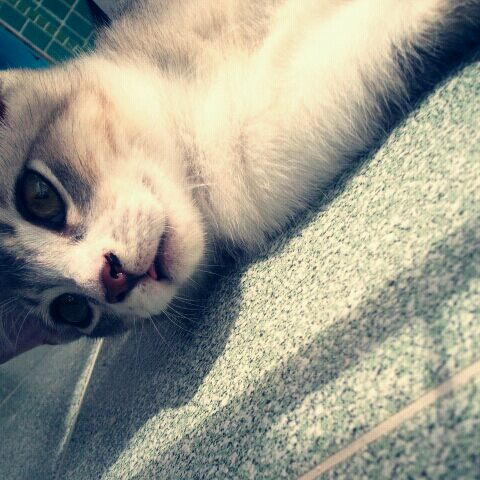
#> input picture 03/images/cat.jpg, 480 x 480 px
$ jupyter execute mosaic.ipynb
#> lines starting #> are read from the running program, lines starting #| are printed output that depends on the picture
#> further down, img is the input picture: shape (480, 480, 3); mean B, G, R 140.2, 154, 154
# モザイク処理

## OpenCVを使ってモザイクをかける

[cell 1]
import cv2

def mosaic(img, rect, size):
    # モザイクをかける領域を取得
#> called with rect = (50, 50, 450, 450), size = 10
    (x1, y1, x2, y2) = rect
    w = x2 - x1
    h = y2 - y1
    i_rect = img[y1:y2, x1:x2]

    # 一度拡大して縮小
    i_small = cv2.resize(i_rect, (size, size))
    i_mos = cv2.resize(i_small, (w, h), interpolation=cv2.INTER_AREA)

    # 画像にモザイク画像を重ねる
    img2 = img.copy()
    img2[y1:y2, x1:x2] = i_mos
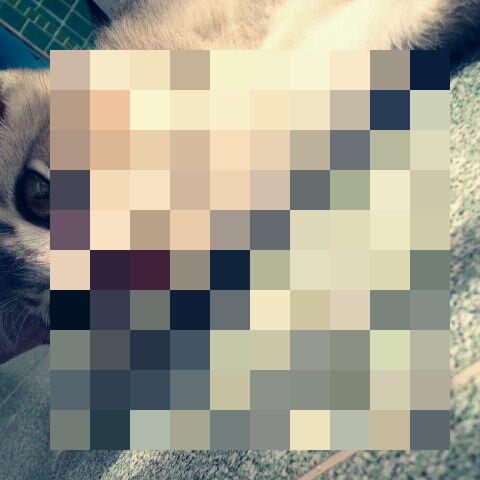
#> img2: shape (480, 480, 3); mean B, G, R 141, 155, 155.9
    return img2

cv2.resize()のinterpolation=cv2.INTER_AREAは画像を元の画像の領域からピクセルを選択し, あ新しいサイズのピクセルに対応するように合成する.

[cell 2]
import matplotlib.pyplot as plt
import cv2

# 画像を読み込んでモザイクをかける
img = cv2.imread("../images/cat.jpg")
mos = mosaic(img, (50, 50, 450, 450), 10)

cv2.imwrite("../images/cat-mosaic.png", mos)
plt.imshow(cv2.cvtColor(mos, cv2.COLOR_BGR2RGB))
plt.show()

## 人間の顔に自動でモザイクをかける

[cell 3]
import matplotlib.pyplot as  plt
import cv2

# カスケードファイルを指定して分類機を作成
cascade_file = "../dataset/haarcascade_frontalface_alt.xml"
cascade = cv2.CascadeClassifier(cascade_file)


# 画像をグレースケールに変換
img = cv2.imread("../images/family.jpg")
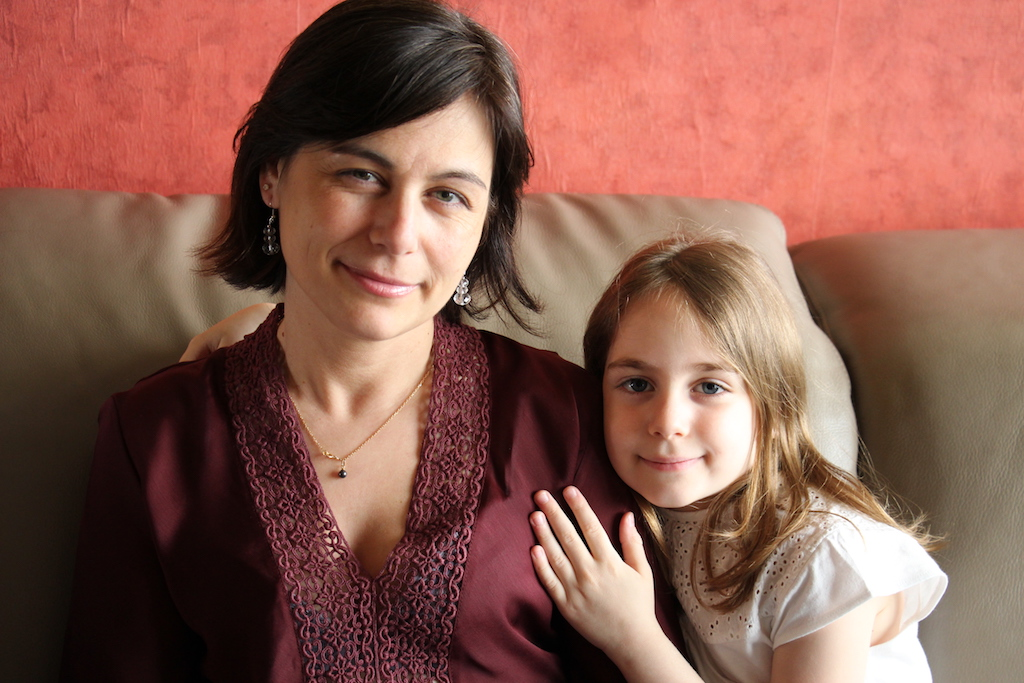
#> input picture 03/images/family.jpg, 1024 x 683 px
#> img is the input picture: shape (683, 1024, 3); mean B, G, R 81.1, 93.8, 140
img_gray = cv2.cvtColor(img, cv2.COLOR_BGR2GRAY)
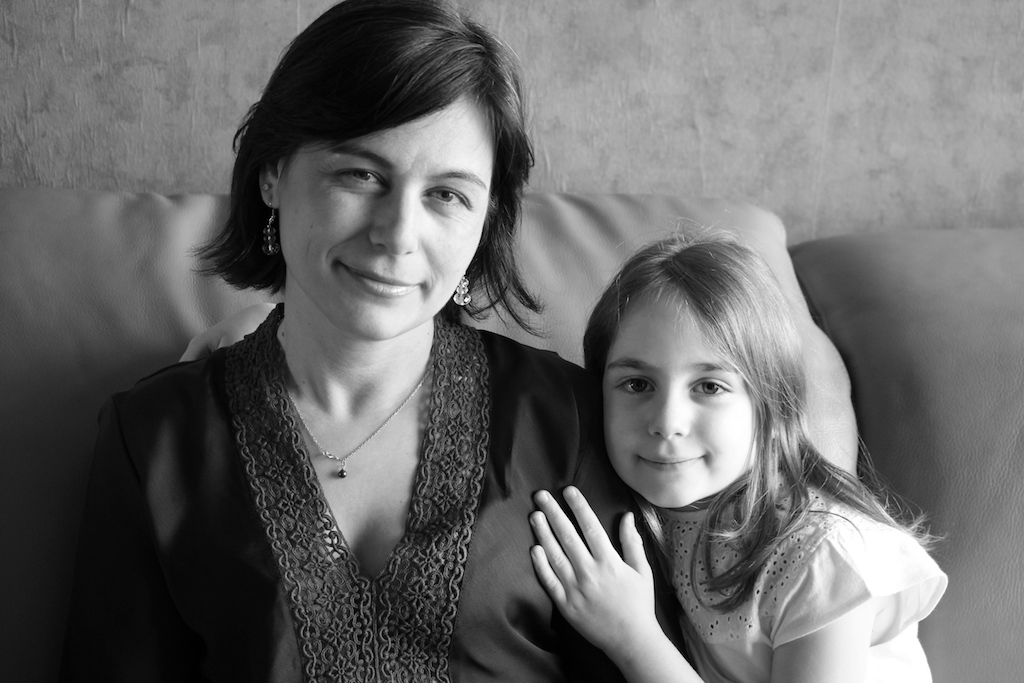
#> img_gray: shape (683, 1024); min 0, max 255, mean 106.2

# 顔検出を実行
face_list = cascade.detectMultiScale(img_gray, minSize=(150, 150))
#> face_list = [[579, 312, 191, 191], [290, 98, 227, 227]]
if not len(face_list):
    quit()

# モザイク処理
for (x, y, w, h) in face_list:
    img = mosaic(img, (x, y, x+w, y+h), 10)
#> this loop made 2 passes
#> (x, y, x1 in mosaic, y1 in mosaic, x2 in mosaic, y2 in mosaic) on passes 1 to 2: (579, 312, 579, 312, 770, 503), (290, 98, 290, 98, 517, 325)
#> pass 1, in mosaic (call 2), `i_rect = img[y1:y2, x1:x2]`:
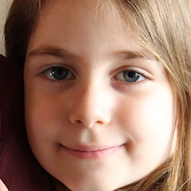
#> i_rect: shape (191, 191, 3); mean B, G, R 103.3, 121.3, 157.3
#> pass 1, in mosaic (call 2), `i_mos = cv2.resize(i_small, (w, h), interpolation=cv2.INTER_AREA)`:
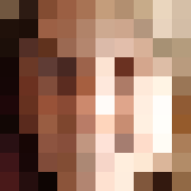
#> i_mos: shape (191, 191, 3); mean of channels 0, 1, 2 102.8, 121.6, 158.1; drawn as B, G, R

# 出力
cv2.imwrite("../images/family-mosaic-output.png", img)
plt.imshow(cv2.cvtColor(img, cv2.COLOR_BGR2RGB))
plt.show()

OpenCVの顔検出は横向きや傾きに弱いため注意が必要

## 回転の検出

[cell 4]
import matplotlib.pyplot as plt
import cv2
from scipy import ndimage

# 検出器の読み込み
cascade_file = "../dataset/haarcascade_frontalface_alt.xml"
cascade = cv2.CascadeClassifier(cascade_file)

# 画像の読み込み
img = cv2.imread("../images/girl.jpg")
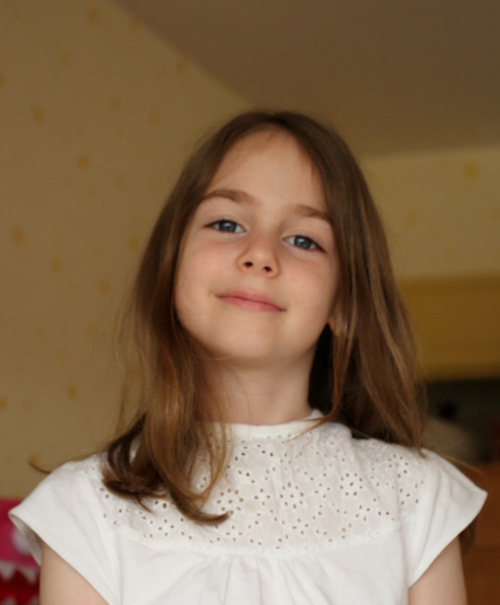
#> input picture 03/images/girl.jpg, 1000 x 1209 px (shown at 1/2 size)
#> img is the input picture: shape (1209, 1000, 3); mean B, G, R 79.7, 106.6, 132.2

# 顔検出
def face_detect(img):
    img_gray = cv2.cvtColor(img, cv2.COLOR_BGR2GRAY)
    face_list = cascade.detectMultiScale(img_gray, minSize=(300, 300))

    for (x, y, w, h) in face_list:
        print("顔の座標=", x, y, w, h)
        red = (0, 0, 255)
        cv2.rectangle(img, (x, y), (x+w, y+h), red, thickness=30)

for i in range(0, 9):
    ang = i * 10
    print("---" + str(ang) + "---")
    img_r = ndimage.rotate(img, ang)
    face_detect(img_r)
    plt.subplot(3, 3, i + 1)
    plt.axis("off")
    plt.title("angle=" + str(ang))
    plt.imshow(cv2.cvtColor(img_r, cv2.COLOR_RGB2BGR))
#> this loop made 9 passes
#> face_list in face_detect on passes 1 to 4: [[319, 308, 405, 405]], [[394, 385, 409, 409]], [[451, 444, 408, 408]], [[494, 483, 409, 409]]
#> pass 1, in face_detect, `img_gray = cv2.cvtColor(img, cv2.COLOR_BGR2GRAY)`:
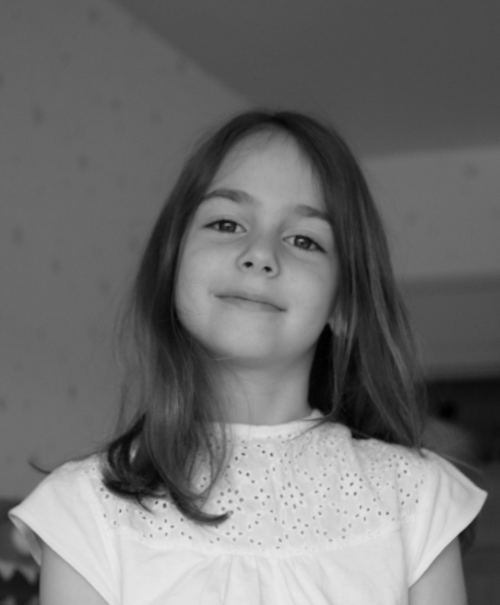
#> img_gray: shape (1209, 1000) (shown at 1/2 size); min 0, max 234, mean 111.2
#> pass 2, in face_detect (call 2), `img_gray = cv2.cvtColor(img, cv2.COLOR_BGR2GRAY)`:
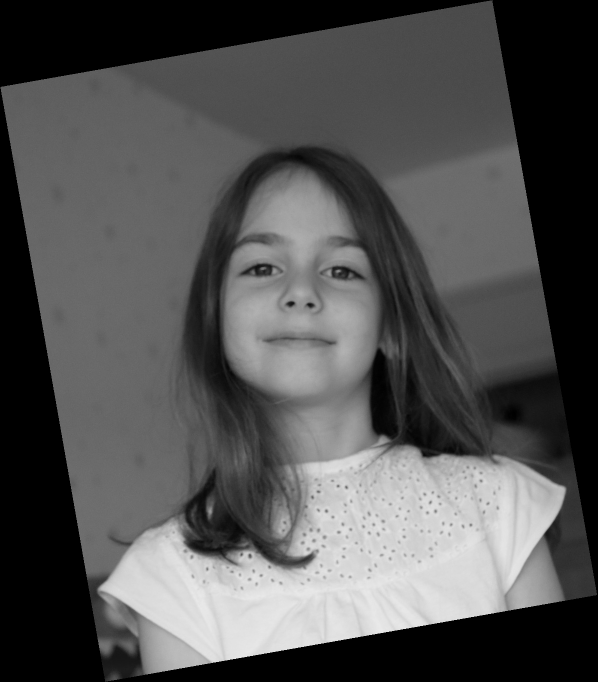
#> img_gray: shape (1364, 1195) (shown at 1/2 size); min 0, max 234, mean 82.4
#> after the loop:
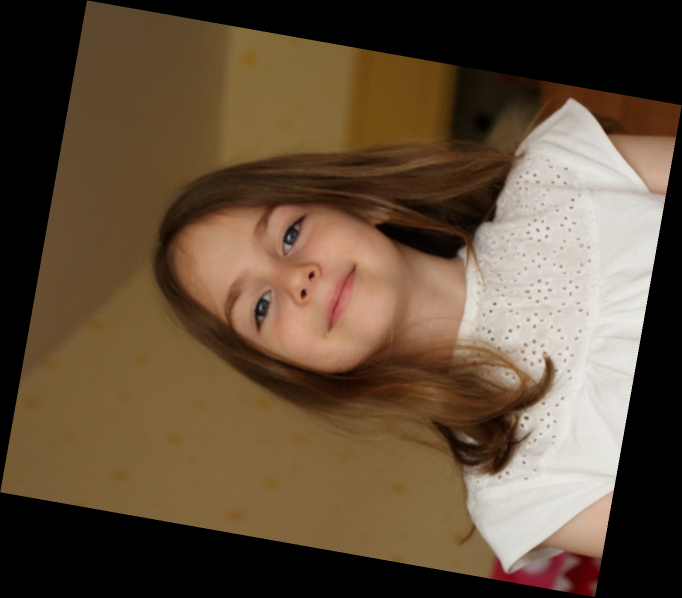
#> img_r: shape (1195, 1364, 3) (shown at 1/2 size); mean B, G, R 59, 79, 97.9

plt.show()
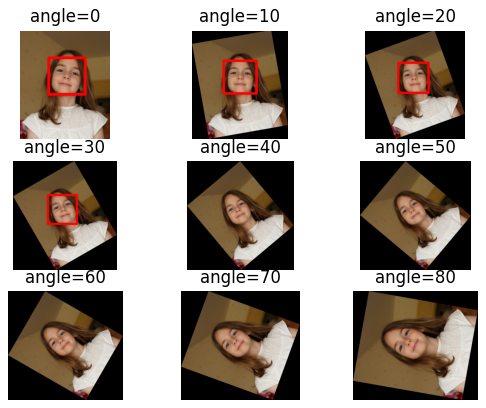
#> figure drawn by matplotlib, 9 panels
